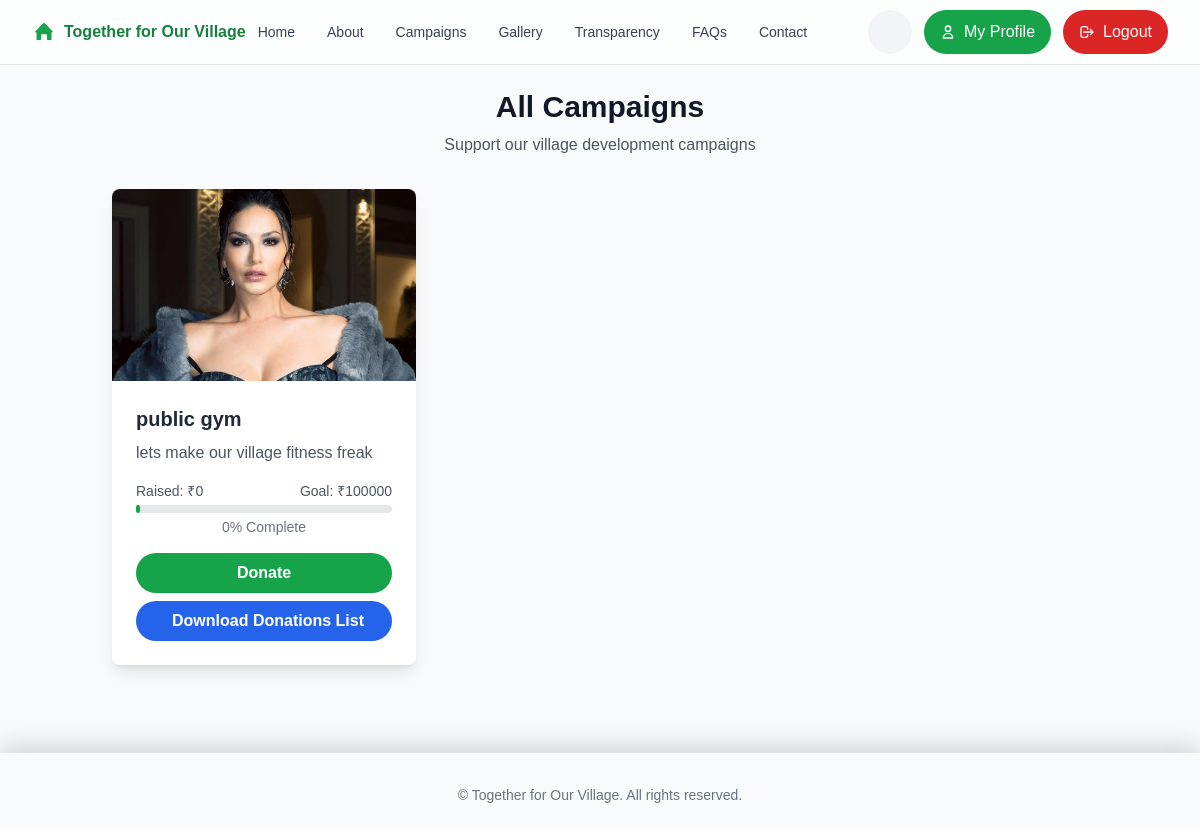
The page /campaigns/ (signed in) on the database as committed earlier.
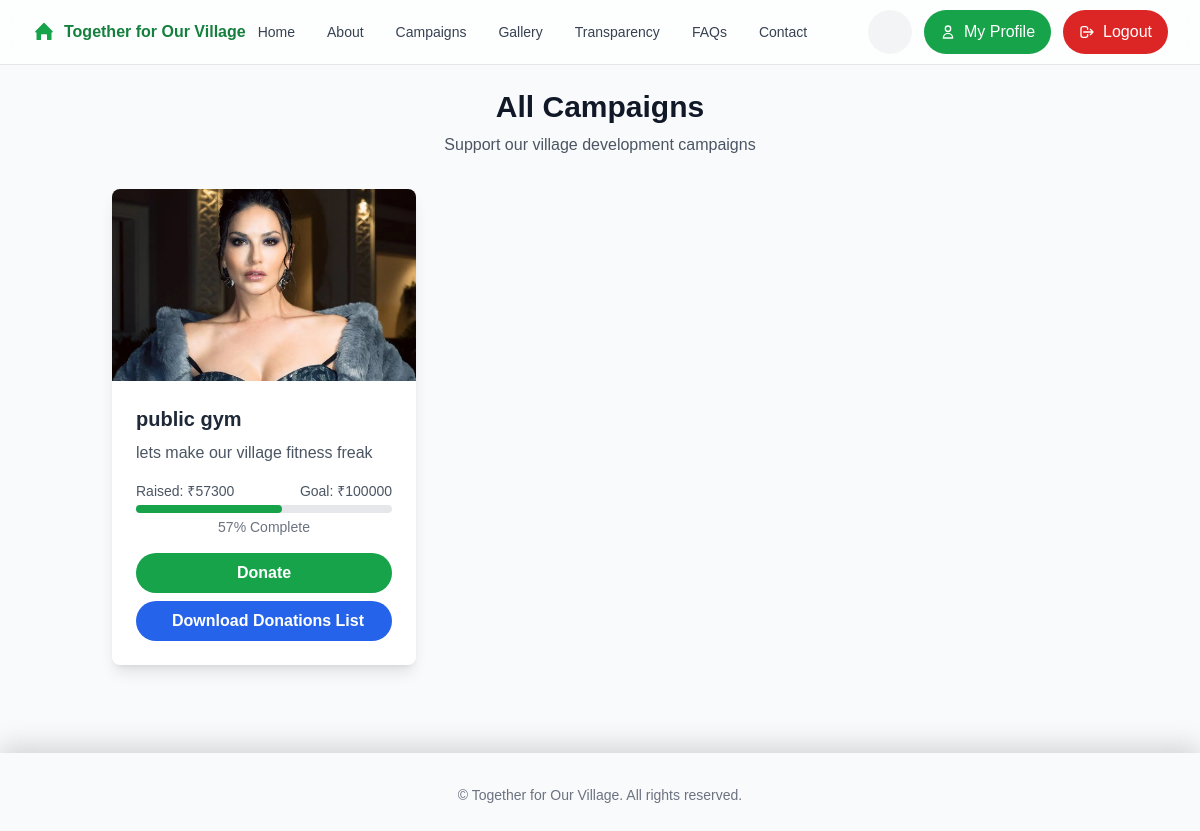
The same page on the database as committed later.
### features/models.py (models this page shows, shortened)
class Campaign(models.Model):
    title = models.CharField(max_length=200)
    description = models.TextField()
    target_amount = models.DecimalField(max_digits=10, decimal_places=2)
    collected_amount = models.DecimalField(max_digits=10, decimal_places=2, default=0)
    start_date = models.DateField()
    end_date = models.DateField()
    is_active = models.BooleanField(default=True)
    created_at = models.DateTimeField(auto_now_add=True)
    image = models.ImageField(upload_to="campaign_images/", null=True, blank=True)
    @property
    def progress_percentage(self):
        if self.target_amount > 0:
            return (self.collected_amount / self.target_amount) * 100
        return 0

### features/views.py (the view)
# urls.py: re_path(r'^projects(/.*)?$', RedirectView.as_view(pattern_name='features:campaign_list', permanent=True)),
@login_required
def campaign_list(request):
    campaigns = Campaign.objects.all().order_by("-created_at")
    return render(request, "features/campaign_list.html", {"campaigns": campaigns})

### features/templates/features/campaign_list.html (shortened to what this page needs)
{% extends 'features/base.html' %}
{% block content %}
<div class="container mx-auto px-4 sm:px-6 py-4 sm:py-6">
    <div class="mb-6 sm:mb-8">
        <h1 class="text-2xl sm:text-3xl font-bold text-center mb-2">All Campaigns</h1>
        <p class="text-gray-600 dark:text-gray-300 text-center text-sm sm:text-base">Support our village development campaigns</p>
    </div>
    <div class="grid grid-cols-1 sm:grid-cols-2 lg:grid-cols-3 gap-4 sm:gap-6 lg:gap-8">
        {% for campaign in campaigns %}
        <div
            class="bg-white dark:bg-gray-800 rounded-lg shadow-lg overflow-hidden transform hover:-translate-y-2 transition-all duration-300">
            {% if campaign.image %}
            <img src="{{ campaign.image.url }}" alt="{{ campaign.title }}" class="w-full h-40 sm:h-48 object-cover">
            {% else %}
            <img src="https://via.placeholder.com/400x200" alt="Placeholder" class="w-full h-40 sm:h-48 object-cover">
            {% endif %}
            <div class="p-4 sm:p-6">
                <h3 class="text-lg sm:text-xl font-bold mb-2 text-gray-800 dark:text-gray-200">{{ campaign.title }}</h3>
                <p class="text-gray-600 dark:text-gray-300 mb-4 text-sm sm:text-base">{{ campaign.description|truncatewords:15 }}</p>
                <div class="mb-4">
                    <div class="flex justify-between text-xs sm:text-sm text-gray-600 dark:text-gray-400 mb-1">
                        <span>Raised: ₹{{ campaign.collected_amount|floatformat:0 }}</span>
                        <span>Goal: ₹{{ campaign.target_amount|floatformat:0 }}</span>
                    </div>
                    <div class="w-full bg-gray-200 dark:bg-gray-700 rounded-full h-2">
                        <div class="bg-green-600 text-xs font-medium text-white text-center p-0.5 leading-none rounded-full h-2"
                            style="width: {{ campaign.progress_percentage|floatformat:0 }}%"></div>
                    </div>
                    <div class="text-xs sm:text-sm text-gray-500 dark:text-gray-400 mt-1 text-center">
                        {{ campaign.progress_percentage|floatformat:0 }}% Complete
                    </div>
                </div>
                <div class="space-y-2">
                    <a href="{% url 'features:campaign_detail' campaign.id %}"
                        class="w-full text-center bg-green-600 hover:bg-green-700 text-white font-bold py-2 px-4 rounded-full transition-colors text-sm sm:text-base block">Donate</a>
                    <a href="{% url 'features:download_campaign_donations' campaign.id %}"
                        class="w-full text-center bg-blue-600 hover:bg-blue-700 text-white font-bold py-2 px-4 rounded-full transition-colors text-sm sm:text-base block">
                        Download Donations List
                    </a>
                </div>
            </div>
        </div>
        {% empty %}
        <div class="col-span-full text-center text-gray-600 dark:text-gray-400 py-8">
            <p class="text-lg">No campaigns found. Please check back later!</p>
        </div>
        {% endfor %}
    </div>
</div>
{% endblock %}

Rows that differ between the two databases and show on the page:
changed Campaign "public gym": collected_amount "0" → "57300"; progress_percentage "0" → "57"
